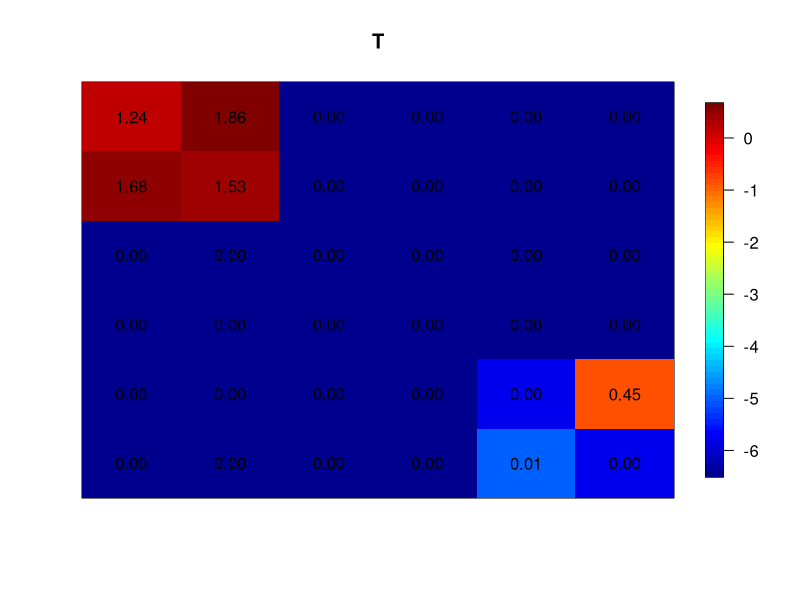
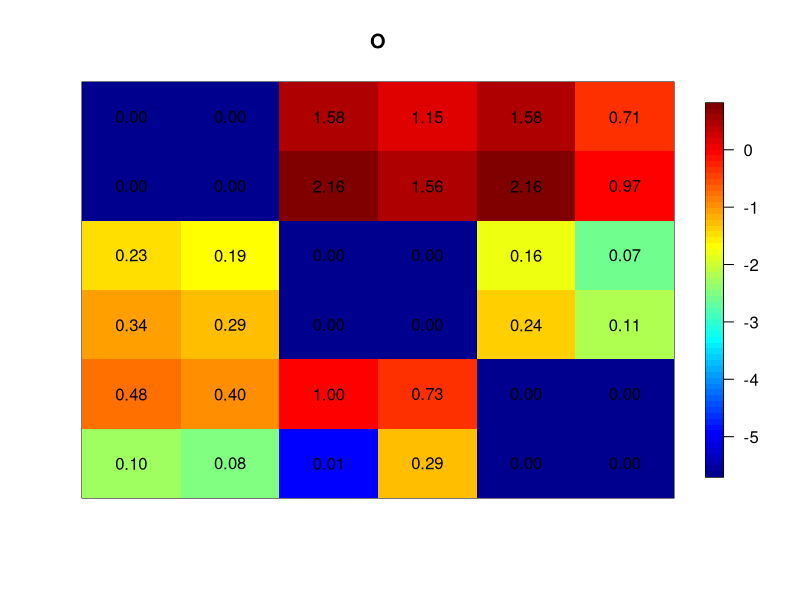
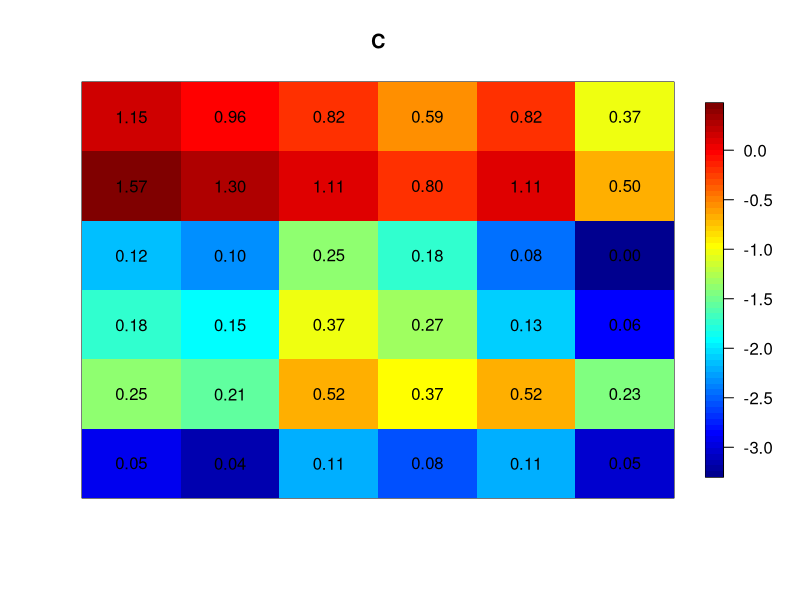
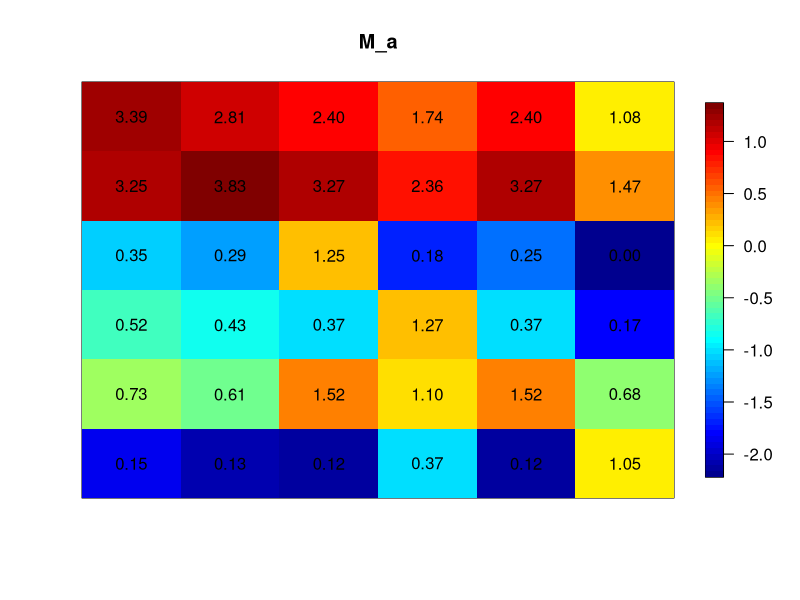

These charts were generated, in order, by the following R code:
setwd("/Users/Sam/Dropbox/Training/Urumqi/Multipliers")
#  Decomposition Algebra

# Import and organize the data

# Load the data

#setwd(" . . /R_Materials")
SAM=read.csv("SampleSAM.csv",row.names=1)

# Convert NA elements to be equal to 0

SAM[is.na(SAM)==TRUE]=0

# Remove "total" column and row from SAM
SAM = SAM[1:(nrow(SAM)-1),1:(ncol(SAM)-1)]

# Create the A matrix from the SAM (ie, column normalize the SAM):

# Create an empty A matrix

A=matrix(nrow=dim(SAM)[1],ncol=dim(SAM)[2])

# Fill the A matrix with the column normalized SAM

for (i in 1:dim(SAM)[1]){
  
  A[,i]=SAM[,i]/apply(SAM,2,sum)[i]	
  
}

# Give A names:

rownames(A)=colnames(A)=rownames(SAM)

# Check that rows and columns sum to one, repsectively:

apply(A,2,sum)

# Leave out the exogenous factors for now:


# Small matrix

A=A[1:6,1:6]

#  A_n and A0_n	

# We start by defining three matrices: A_n, A0_n, and A*

# Define A_n

n_row=dim(A)[1]; n_col=dim(A)[2];

A_n = matrix(nrow=n_row,ncol=n_col,data=0)

#Small matrix
group1=1:2; group2=3:4; group3=5:6;

A11=A[group1,group1]
A21=A[group2,group1]
A32=A[group3,group2]
A13=A[group1,group3]
A33=A[group3,group3]


# A11
A_n[group1,group1]=A11

#A21
A_n[group2,group1]=A21

#A32
A_n[group3,group2]=A32

#A13
A_n[group1,group3]=A13

#A33
A_n[group3,group3]=A33

#Give names:
rownames(A_n)=colnames(A_n)=rownames(A)

# Define A0_n

A0_n = matrix(nrow=n_row,ncol=n_col,data=0)

A0_n[group1,group1] = A11
A0_n[group3,group3] = A33

# Give names:
rownames(A0_n)=colnames(A0_n)=rownames(A)


# A* 
# Note: in R code we write A* as A_star

# Remember that A* = (I-A_n)^-1(A_n-A0_n)

# Create an nxn Identity matrix
I = matrix(nrow=n_row,ncol=n_col,data=0)
diag(I)=1

# Calculate A_star

A_star = solve(I - A0_n) %*% (A_n - A0_n)	


# M_a3 M_a2 M_a1

# We can define the SAM multiplier M_a as the production of three matrices:
# M_a = M_a3M_a2M_a1

M_a1 = solve(I-A0_n)
M_a2 = (I + A_star + A_star%*%A_star)
M_a3 = solve(I - A_star%*%A_star%*%A_star)

M_a = M_a3%*%M_a2%*%M_a1


#	M_a1

# For M_a1 = (I-A0_n)^-1, check elements of M_a1

I_11=matrix(nrow=dim(A11)[1],ncol=dim(A11)[2],data=0)
diag(I_11)=1
I_22=matrix(nrow=dim(A21)[1],ncol=dim(A21)[1],data=0)
diag(I_22)=1
I_33=matrix(nrow=dim(A33)[1],ncol=dim(A33)[2],data=0)
diag(I_33)=1


all.equal(M_a1[group1,group1], solve(I_11-A11))
all.equal(M_a1[group3,group3],solve(I_33-A33))

M_a1[group2,group2] 
I_22


# M_a2		
# For M_a2 = (I = A* + A*^2), check elements of M_a2

all.equal(M_a2[group2,group1], A_star[group2,group1])
all.equal(M_a2[group3,group1], A_star[group3,group2]%*%A_star[group2,group1])
all.equal(M_a2[group1,group2], A_star[group1,group3]%*%A_star[group3,group2])
all.equal(M_a2[group2,group3], A_star[group2,group1]%*%A_star[group1,group3])

round(M_a2[group3,group2] ,digits=3)==round(A_star[group3,group2],digits=3)

all.equal(M_a2[group1,group3], A_star[group1,group3])

# M_a3

# For M_a3 = (I_A*^3)^-1, check that M_a3
all.equal(M_a3[group1,group1], solve(I_11-A_star[group1,group3]%*%A_star[group3,group2]%*%A_star[group2,group1]))
all.equal(M_a3[group2,group2], solve(I_22-A_star[group2,group1]%*%A_star[group1,group3]%*%A_star[group3,group2]))
all.equal(M_a3[group3,group3], solve(I_33-A_star[group3,group2]%*%A_star[group2,group1]%*%A_star[group1,group3]))



# Additive Multipliers

# I
I=matrix(nrow=n_row,ncol=n_col,data=0) # Identity multiplier
diag(I)=1

#T
T_mat = (M_a1-I) # Net transfer multiplier

#O
O=(M_a2-I)%*%M_a1 
all.equal(O, M_a2%*%M_a1-M_a1) # Open-loop multiplier

#C
C = (M_a3-I)%*%M_a2%*%M_a1 
all.equal(C , M_a3%*%M_a2%*%M_a1 - M_a2%*%M_a1) # Closed-loop multiplier


# Check whether M_a = I + T + O + C

all.equal(M_a , I + T_mat + O + C)



# Bonus: Color coding multiplier matrices:

# Load the fields library so that you can use the function image.plot()

library(fields)

# Set the dimensions of the multiplier:

dim_M=dim(M_a)[1]

# Plot the multiplier matrix with color codes, but because of how image.plot works, we need to rotate the matrix first:


plotMat=function(x,name){
  N=dim(x)[1]
  M_rotate=matrix(rev(x),nrow=N,byrow=TRUE)[(N:1),]
  M_rotate[M_rotate==0]=min(M_rotate[M_rotate>0])/2
  image.plot(log(M_rotate),xaxt="n",yaxt="n",main=name)
  M_rotate[M_rotate==min(M_rotate)]=0
  
  for (x in 1:N){
    for (y in 1:N){
      
      text((x-1)/(N-1), (y-1)/(N-1), sprintf("%0.2f", M_rotate[x,y]))
      
    }}
  
}


# Plot four matrices: M_a, T, O, and C:


# T
quartz()
plotMat(T_mat,"T")

# O
quartz()
plotMat(O,"O")

# C	
quartz()
plotMat(C,"C")

#M_a:

plotMat(M_a,"M_a")	
